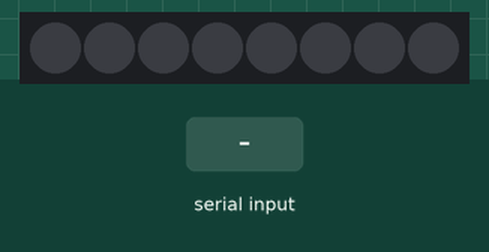
This sketch was run on a simulated Arduino Uno, built with avr-gcc and run on an emulated ATmega328P. Shown: 8 RGB LEDs in strip order, left to right. The test bench sets the inputs (shaded band). Dim RGB values are drawn brighter than linear.

Above: at 1.2 s.
1.3 s: "1" received over Serial
At 2.0 s:
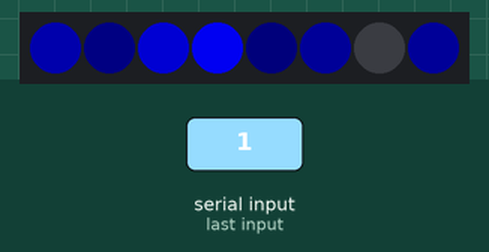
2.8 s: "0" received over Serial
At 3.1 s:
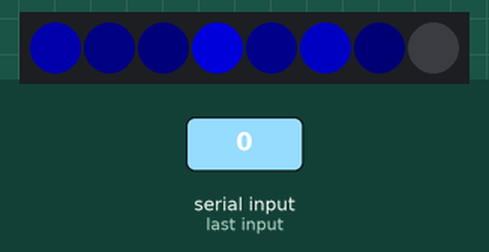
4.3 s: "2" received over Serial
At 5.5 s:
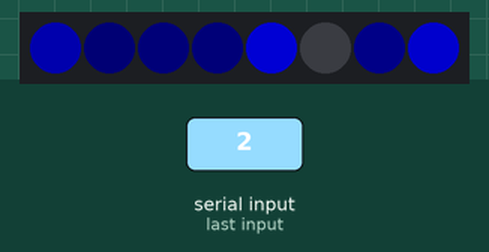
Timing chart, 0 to 7.3 s (numbered marks = the images above; inputs shaded):
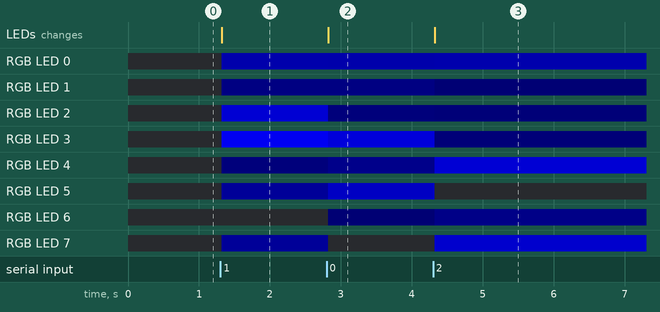

Measured:
- after the input at 1.3 s, RGB LED 0: off → RGB(0, 0, 49) at once; RGB LED 1: off → RGB(0, 0, 6) at once; RGB LED 2: off → RGB(0, 0, 127) at once; RGB LED 3: off → RGB(0, 0, 212) at once; RGB LED 4: off → RGB(0, 0, 3) at once; the LEDs: change at once (image 1)
- after the input at 2.8 s, RGB LED 0: RGB(0, 0, 49) → RGB(0, 0, 48) at once; RGB LED 2: RGB(0, 0, 127) → RGB(0, 0, 3) at once; RGB LED 3: RGB(0, 0, 212) → RGB(0, 0, 144) at once; RGB LED 4: RGB(0, 0, 3) → RGB(0, 0, 11) at once; RGB LED 5: RGB(0, 0, 24) → RGB(0, 0, 91) at once; the LEDs: change at once (image 2)
- after the input at 4.3 s, RGB LED 0: RGB(0, 0, 48) → RGB(0, 0, 50) at once; RGB LED 1: RGB(0, 0, 6) → RGB(0, 0, 1) at once; RGB LED 2: RGB(0, 0, 3) → RGB(0, 0, 2) at once; RGB LED 3: RGB(0, 0, 144) → RGB(0, 0, 2) at once; RGB LED 4: RGB(0, 0, 11) → RGB(0, 0, 128) at once; the LEDs: change at once (image 3)

The sketch:

cpu_usage.ino
```cpp
#include <Adafruit_NeoPixel.h>


#define PIN            2

#define NUMPIXELS      8

int inByte = 0;         // incoming serial byte

Adafruit_NeoPixel pixels = Adafruit_NeoPixel(NUMPIXELS, PIN, NEO_GRB + NEO_KHZ800);


void setup() {
  Serial.begin(9600);
  Serial.setTimeout(20);

  pixels.begin();
}

void loop() {
  if (Serial.available() > 0) {
    byte buffer[8];
    Serial.readBytes(buffer, NUMPIXELS);

    for ( int i = 0; i < NUMPIXELS; i++) {
      pixels.setPixelColor(i, pixels.Color(0, 0, buffer[i]));
    }

    pixels.show();
  }

}
```
